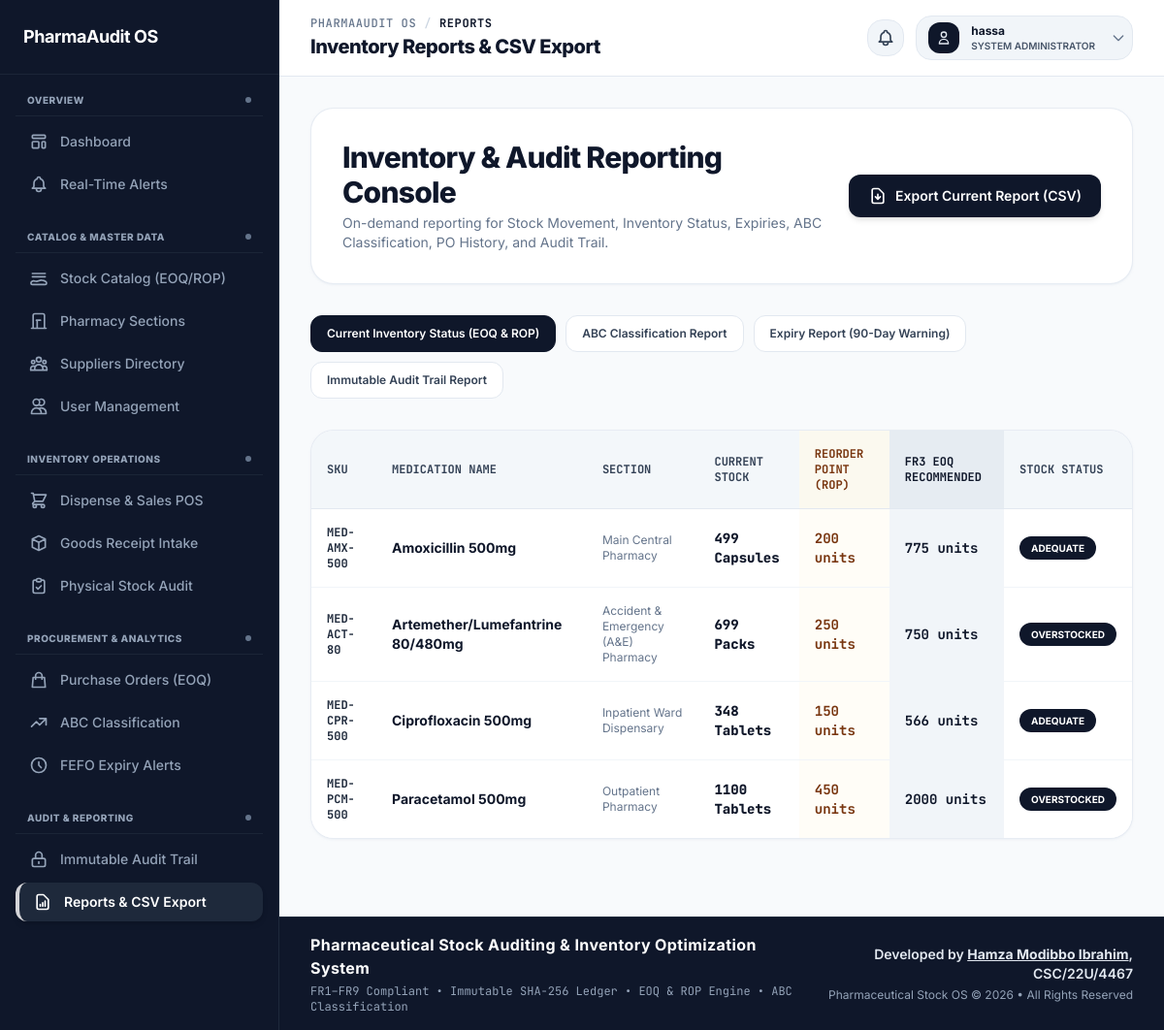
/reports/ (signed in), run on an earlier commit of the app's database.
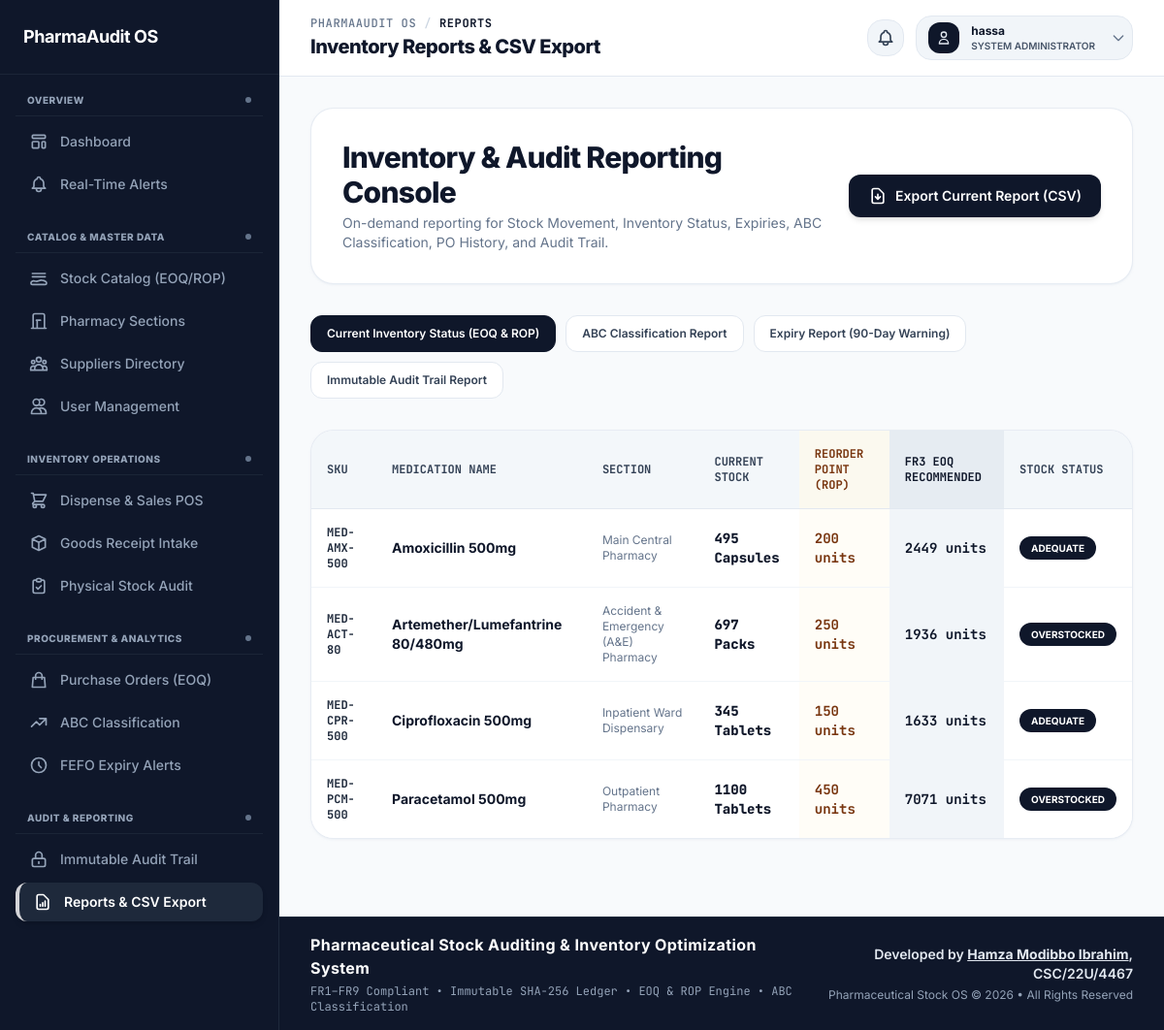
And on a later commit of the database.
### app/models.py (models this page shows, shortened)
class Medication(models.Model):
    name = models.CharField(max_length=200)
    sku = models.CharField(max_length=50, unique=True)
    section = models.ForeignKey(PharmacySection, on_delete=models.CASCADE, related_name='medications')
    supplier = models.ForeignKey(Supplier, on_delete=models.SET_NULL, null=True, blank=True, related_name='medications')
    unit = models.CharField(max_length=50, default='Tablets')
    unit_cost = models.DecimalField(max_digits=10, decimal_places=2, default=100.00, help_text="Unit purchase price in Nigerian Naira")
    selling_price_per_unit = models.DecimalField(max_digits=10, decimal_places=2, default=200.00, help_text="Selling price per unit in Nigerian Naira")
    annual_demand = models.PositiveIntegerField(default=3600, help_text="Configured annual demand units")
    ordering_cost = models.DecimalField(max_digits=10, decimal_places=2, default=500.00, help_text="Ordering cost S per PO in Nigerian Naira")
    holding_cost = models.DecimalField(max_digits=10, decimal_places=2, default=20.00, help_text="Annual holding cost H per unit in Nigerian Naira")
    daily_consumption = models.PositiveIntegerField(default=10, help_text="Average daily usage units")
    lead_time_days = models.PositiveIntegerField(default=7, help_text="Supplier lead time in days")
    safety_stock = models.PositiveIntegerField(default=50, help_text="Safety stock (Minimum Level)")
    max_level = models.PositiveIntegerField(default=500, help_text="Maximum capacity limit")
    created_at = models.DateTimeField(auto_now_add=True)
    updated_at = models.DateTimeField(auto_now=True)
    class Meta:
        ordering = ['name']
    @property
    def reorder_point(self):
        return (self.daily_consumption * self.lead_time_days) + self.safety_stock
    @property
    def min_level(self):
        return self.safety_stock
    @property
    def eoq(self):
        try:
            d = float(self.annual_demand)
            s = float(self.ordering_cost)
            h = float(self.holding_cost)
            if h > 0:
                result = math.sqrt((2 * d * s) / h)
                return round(result)
        except Exception:
            pass
        return 100
    @property
    def current_stock(self):
        total = self.batches.filter(quantity__gt=0).aggregate(models.Sum('quantity'))['quantity__sum']
        return total or 0
    @property
    def annual_consumption_value(self):
        return float(self.annual_demand) * float(self.unit_cost)
    @property
    def stock_status(self):
        stock = self.current_stock
        rop = self.reorder_point
        min_lvl = self.min_level
        if stock == 0:
            return 'OUT_OF_STOCK'
        elif stock < min_lvl:
            return 'BELOW_MINIMUM'
        elif stock <= rop:
            return 'AT_REORDER_POINT'
        elif stock > self.max_level:
            return 'OVERSTOCKED'
        return 'ADEQUATE'

class PharmacySection(models.Model):
    name = models.CharField(max_length=100, unique=True)
    code = models.CharField(max_length=20, unique=True)
    description = models.TextField(blank=True)
    created_at = models.DateTimeField(auto_now_add=True)
    class Meta:
        ordering = ['name']

### app/views.py (the view)
# urls.py: path('reports/', views.reports_view, name='reports'),
@login_required
def reports_view(request):
    report_type = request.GET.get('type', 'stock_status')
    medications = Medication.objects.all()
    context = {
        'report_type': report_type,
        'medications': medications,
        'abc_data': calculate_abc_classification(),
        'orders': PurchaseOrder.objects.all(),
        'audits': StockAuditLedger.objects.all()[:50],
        'expiries': MedicationBatch.objects.filter(expiry_date__lte=timezone.now().date() + timedelta(days=90)),
    }
    return render(request, 'reports/reports.html', context)

### app/models.py (called while the page is built)
    @property
    def is_admin(self):
        return self.role == 'ADMIN' or self.is_superuser

### app/views.py (called while the page is built)
def calculate_abc_classification():
    meds = list(Medication.objects.all())
    if not meds:
        return []
    meds.sort(key=lambda m: m.annual_consumption_value, reverse=True)
    total_value = sum(m.annual_consumption_value for m in meds)
    cum_value = 0
    results = []
    for m in meds:
        val = m.annual_consumption_value
        prev_pct = (cum_value / total_value * 100) if total_value > 0 else 0
        cum_value += val
        cum_pct = (cum_value / total_value * 100) if total_value > 0 else 0
        if prev_pct < 75:
            category = 'A'
        elif prev_pct < 90:
            category = 'B'
        else:
            category = 'C'
        results.append({
            'medication': m,
            'annual_value': val,
            'cum_value': cum_value,
            'cum_pct': round(cum_pct, 1),
            'category': category
        })
    return results

### app/templates/reports/reports.html (shortened to what the changed rows need)
{% extends 'base.html' %}
{% block main_content %}
<div class="space-y-8">
    <div class="bg-white border border-slate-200/80 rounded-3xl p-6 sm:p-8 shadow-sm shadow-slate-200/50 flex flex-col md:flex-row md:items-center justify-between gap-6">
        <div>
            <h1 class="text-2xl sm:text-3xl font-extrabold tracking-tight text-slate-900">Inventory & Audit Reporting Console</h1>
        </div>
    </div>
    {% if report_type == 'stock_status' %}
    <div class="bg-white border border-slate-200/80 rounded-3xl shadow-sm shadow-slate-200/50 overflow-hidden">
        <div class="overflow-x-auto">
            <table class="w-full text-left text-xs border-collapse">
                <thead>
                    <tr class="bg-slate-100/80 text-slate-700 uppercase border-b border-slate-200 font-mono">
                        <th class="p-4 font-bold">SKU</th>
                        <th class="p-4 font-bold">Medication Name</th>
                        <th class="p-4 font-bold">Section</th>
                        <th class="p-4 font-bold">Current Stock</th>
                        <th class="p-4 font-bold bg-amber-50/70 text-amber-900">Reorder Point (ROP)</th>
                        <th class="p-4 font-bold bg-slate-200/70 text-slate-900">FR3 EOQ Recommended</th>
                        <th class="p-4 font-bold">Stock Status</th>
                    </tr>
                </thead>
                <tbody class="divide-y divide-slate-100 bg-white">
                    {% for med in medications %}
                    <tr class="hover:bg-slate-50 transition">
                        <td class="p-4 font-bold text-slate-800 font-mono">{{ med.sku }}</td>
                        <td class="p-4 font-bold text-sm text-slate-900">{{ med.name }}</td>
                        <td class="p-4 text-slate-500">{{ med.section.name }}</td>
                        <td class="p-4 font-extrabold text-sm text-slate-900 font-mono">{{ med.current_stock }} {{ med.unit }}</td>
                        <td class="p-4 bg-amber-50/40 font-bold text-amber-900 text-sm font-mono">{{ med.reorder_point }} units</td>
                        <td class="p-4 bg-slate-100 font-bold text-slate-900 text-sm font-mono">{{ med.eoq }} units</td>
                        <td class="p-4">
                            <span class="inline-block px-3 py-1 bg-slate-900 text-white text-[10px] font-bold rounded-full uppercase shadow-2xs">{{ med.stock_status }}</span>
                        </td>
                    </tr>
                    {% endfor %}
                </tbody>
            </table>
        </div>
    </div>
    {% endif %}
</div>
{% endblock %}

What changed in the data, as far as the page shows it:
changed Medication "Amoxicillin 500mg": current_stock "499" → "495"; eoq "775" → "2449"
changed Medication "Artemether/Lumefantrine 80/480mg": current_stock "699" → "697"; eoq "750" → "1936"
changed Medication "Ciprofloxacin 500mg": current_stock "348" → "345"; eoq "566" → "1633"
changed Medication "Paracetamol 500mg": eoq "2000" → "7071"
